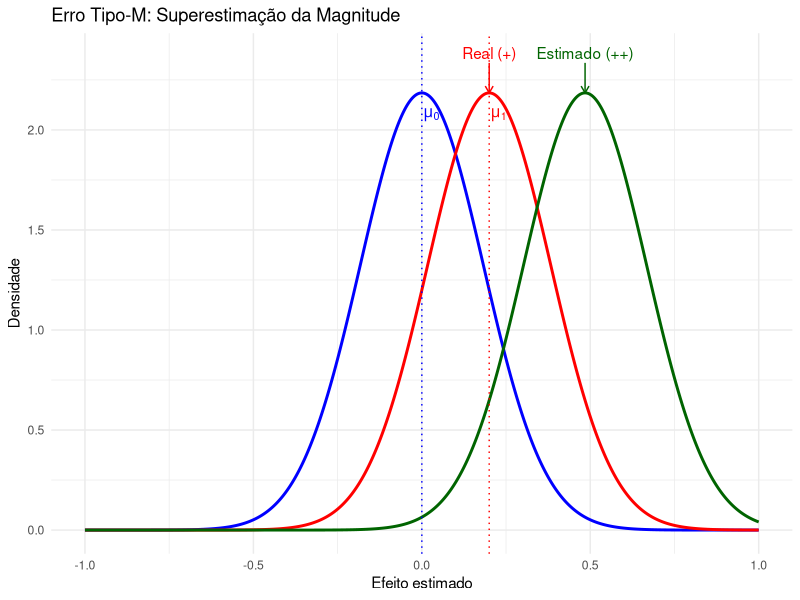

The R script that drew this image:
# Reprodutibilidade
set.seed(123)

# Parâmetros
mu0 <- 0
mu1 <- 0.2
sigma <- 1
alpha <- 0.05
n <- 30
se <- sigma / sqrt(n)

# Simula um efeito superestimado (erro tipo-M)
repeat {
  obs_mean <- rnorm(1, mean = mu1, sd = se)
  z <- (obs_mean - mu0) / se
  if (abs(z) > qnorm(1 - alpha / 2) && obs_mean > mu1)
    break
}

# Densidades para visualização
x <- seq(-1, 1, length.out = 1000)
dens_H0 <- dnorm(x, mean = mu0, sd = se)
dens_H1 <- dnorm(x, mean = mu1, sd = se)
dens_estimado <- dnorm(x, mean = obs_mean, sd = se)

# Picos das curvas
pico_H1 <- dnorm(mu1, mean = mu1, sd = se)
pico_estimado <- dnorm(obs_mean, mean = obs_mean, sd = se)

# Limite superior do eixo y
y_lim_sup <- max(pico_H1, pico_estimado) + 0.15

# Dados para o gráfico
dados <- data.frame(
  x = x,
  H0 = dens_H0,
  H1 = dens_H1,
  Estimado = dens_estimado
)

# Gráfico
plot_base <- ggplot2::ggplot(dados, ggplot2::aes(x = x)) +
  ggplot2::geom_line(ggplot2::aes(y = H0, color = "H0"), size = 1) +
  ggplot2::geom_line(ggplot2::aes(y = H1, color = "H1"), size = 1) +
  ggplot2::geom_line(ggplot2::aes(y = Estimado, color = "Estimado"), size = 1) +
  
  # Linhas verticais para médias
  ggplot2::geom_vline(xintercept = mu0,
                      linetype = "dotted",
                      color = "blue") +
  ggplot2::geom_vline(xintercept = mu1,
                      linetype = "dotted",
                      color = "red") +
  
  # Anotações
  ggplot2::annotate(
    "text",
    x = mu0,
    y = max(dens_H0) * 0.95,
    label = expression(mu[0]),
    color = "blue",
    hjust = -0.1,
    parse = TRUE
  ) +
  ggplot2::annotate(
    "text",
    x = mu1,
    y = max(dens_H1) * 0.95,
    label = expression(mu[1]),
    color = "red",
    hjust = -0.1,
    parse = TRUE
  ) +
  
  # Setas e texto: efeito real
  ggplot2::annotate(
    "segment",
    x = mu1,
    xend = mu1,
    y = y_lim_sup,
    yend = pico_H1,
    arrow = ggplot2::arrow(length = grid::unit(0.2, "cm")),
    color = "red"
  ) +
  ggplot2::annotate(
    "text",
    x = mu1,
    y = y_lim_sup + 0.05,
    label = "Real (+)",
    color = "red",
    hjust = 0.5
  ) +
  
  # Setas e texto: efeito estimado (superestimado)
  ggplot2::annotate(
    "segment",
    x = obs_mean,
    xend = obs_mean,
    y = y_lim_sup,
    yend = pico_estimado,
    arrow = ggplot2::arrow(length = grid::unit(0.2, "cm")),
    color = "darkgreen"
  ) +
  ggplot2::annotate(
    "text",
    x = obs_mean,
    y = y_lim_sup + 0.05,
    label = "Estimado (++)",
    color = "darkgreen",
    hjust = 0.5
  ) +
  
  # Estilo
  ggplot2::scale_color_manual(
    name = "Densidades",
    values = c(
      "H0" = "blue",
      "H1" = "red",
      "Estimado" = "darkgreen"
    )
  ) +
  ggplot2::labs(title = "Erro Tipo-M: Superestimação da Magnitude", x = "Efeito estimado", y = "Densidade") +
  ggplot2::coord_cartesian(xlim = c(-1, 1), ylim = c(0, y_lim_sup + 0.03)) +
  ggplot2::theme_minimal() +
  ggplot2::theme(legend.position = "none")

# Exibir gráfico
plot_base
